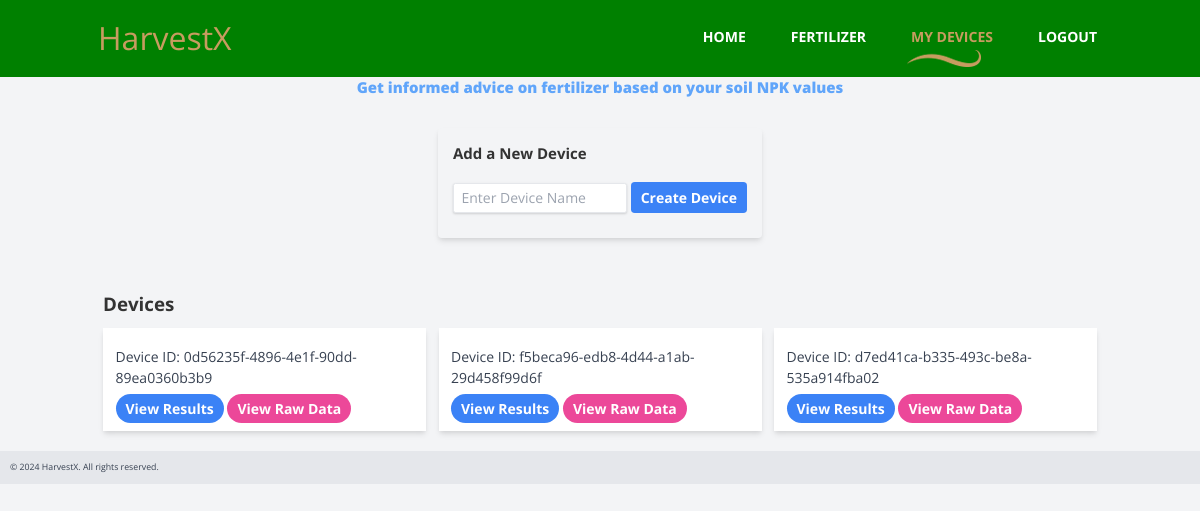
/index.html (signed in), run on an earlier commit of the app's database.
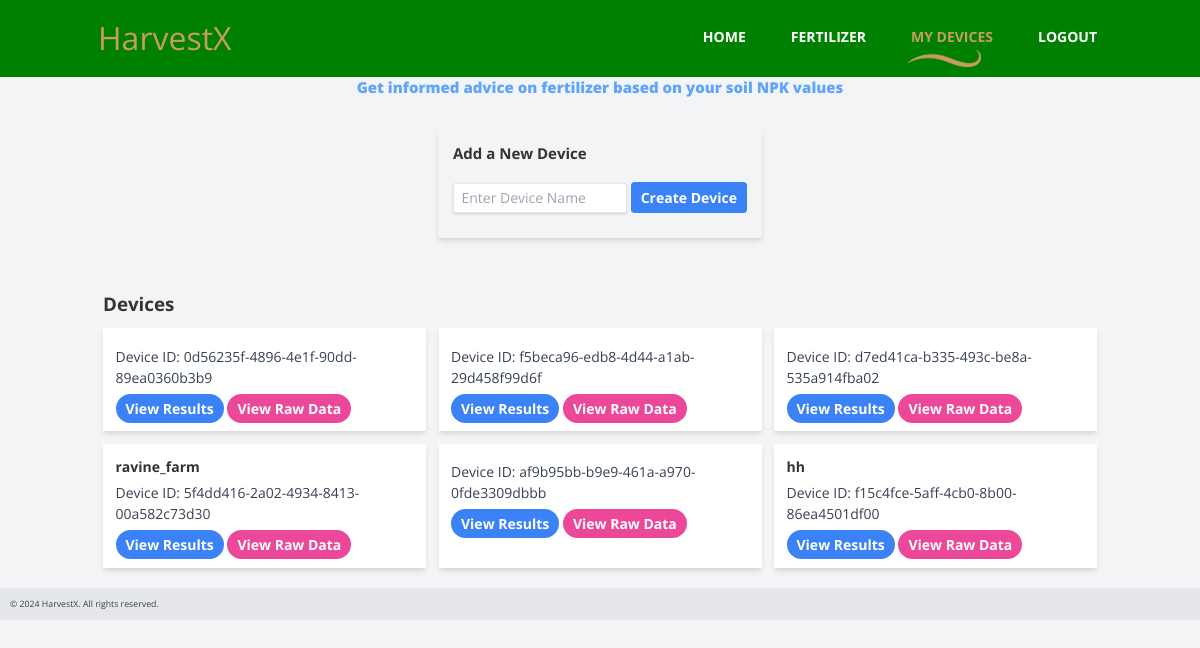
And on a later commit of the database.
### app.py (models this page shows)
class Device(db.Model):
    id = db.Column(db.Integer, primary_key=True)
    device_code = db.Column(db.String)
    user_id = db.Column(db.Integer)
    name = db.Column(db.String(50))

### app.py (the view)
@app.route('/')
@app.route("/index.html")
def index():  # put application's code here
    if current_user.is_authenticated:
        user_devices = Device.query.filter_by(user_id=current_user.id).all()
        return render_template('devices.html', devices=user_devices)
    return render_template("index.html")

### app.py (called while the page is built)
@login_manager.user_loader
def load_user(user_id):
    return User.query.get(int(user_id))

### templates/devices.html (shortened to what this page needs)
{% extends "layout.html" %}
{% block nav %}
<li><a href="/index.html">Home</a></li>
<li><a href="FertilizerRecommendation" >Fertilizer</a></li>
    <li><a href="devices" class="active" >My Devices</a></li>
     <li><a href="{{ url_for("logout") }}" >Logout</a></li>
{% endblock %}
{% block body %}
<body class="bg-gray-100">
<h2 style="text-align: center;" class="text-2xl font-bold text-blue-400">
  <b>Get informed advice on fertilizer based on your soil NPK values</b>
</h2>
<br >
    <div class="flex justify-center items-center py-4">
    <div class="bg-gray-100 p-6 rounded-md shadow-md mb-8 max-w-l ">
  <h1 class="text-2xl font-bold mb-4">Add a New Device</h1>
  <form action="{{ url_for('create_device') }}" method="post">
            <input
              class="shadow appearance-none border rounded w-120 h-19 my-4 py-2 px-3 text-gray-700 leading-tight focus:outline-none focus:shadow-outline"
              id="name"
              type="text"
              placeholder="Enter Device Name"
              name="name"
            />
    <button type="submit" class="bg-blue-500 hover:bg-blue-600 text-white font-bold py-2 px-4 rounded-md mb-4">
      Create Device
    </button>
  </form>
</div>
    </div>
    <div class="container mx-auto mt-10">
        <h1 class="text-3xl font-bold mb-5">Devices</h1>
        <ul class="grid grid-cols-1 md:grid-cols-2 lg:grid-cols-3 gap-5">
            {% for device in devices %}
                <li class="bg-white p-5 shadow-md">
                    <div class="flex items-center justify-between mb-2">
                        <span class="font-bold">{{ device.name }}</span>
                    </div>
                    <div class="text-gray-700">
                        <p>Device ID: {{ device.device_code }}</p>
                    </div>
                    <div class="mt-4">
                        <a href="{{ url_for('predictions', device_id=device.id) }}" class="bg-blue-500 hover:bg-blue-600 text-white font-bold py-2 px-4 rounded-full">View Results</a>
                     <a href="{{ url_for('historic_data', device_id=device.id) }}" class="bg-pink-500 hover:bg-gray-600 text-white font-bold py-2 px-4 rounded-full">View Raw Data</a>
                    </div>
                </li>
            {% endfor %}
        </ul>
    </div>
</body>
{% endblock %}

### templates/layout.html (shortened to what this page needs)
<!DOCTYPE html>
<html lang="en">
<head>
  <link href="{{ url_for('static', filename='css/bootstrap.min.css') }}" rel="stylesheet">
  <link href="{{ url_for('static', filename='css/font-awesome.min.css') }}" rel="stylesheet">
  <link href="{{ url_for('static', filename='css/templatemo-style.css') }}" rel="stylesheet">
    <link rel="stylesheet" href="https://cdnjs.cloudflare.com/ajax/libs/tailwindcss/2.2.19/tailwind.min.css">
<link rel="stylesheet" href="https://cdn.jsdelivr.net/npm/prismjs@1.25.0/themes/prism.css" />
</head>
<body>
  <div class="tm-top-header">
    <div class="container">
      <div class="row">
        <div class="tm-top-header-inner">
          <div class="tm-logo-container">
            <h1 class="tm-site-name tm-handwriting-font"><a style="text-decoration: None" href="/">HarvestX</a></h1>
          </div>
          <nav class="tm-nav">
            <ul>
              {% block nav %}
              {% endblock %}
            </ul>
          </nav>
        </div>
      </div>
    </div>
  </div>
  {% block body %} {% endblock %}
</body>
{% include "footer.html" %}
</html>

### templates/footer.html
<footer class="bg-gray-200 text-gray-700 p-4 my-8">
      <p class="text-sm">
        &copy; 2024 HarvestX. All rights reserved.
      </p>
    </footer>

### static/css/templatemo-style.css (style rules this page uses)
body { overflow-x: hidden; }
ul { margin: 0; padding: 0; }
* { font-family: 'Open Sans', sans-serif; }
.container { max-width: 960px; }
.tm-handwriting-font { font-family: 'Damion', cursive; }
.tm-top-header { background: green; color: white; }
.tm-site-logo, .tm-site-name { vertical-align: bottom; }
.tm-site-name { color: #c79c60; display: inline-block; font-size: 32px; margin: 0 10px; }
.tm-logo-container { padding: 10px 0; }
.tm-nav { display: -webkit-box; display: -webkit-flex; display: -ms-flexbox; display: flex; -webkit-box-align: center; -webkit-align-items: center; -ms-flex-align: center; align-items: center; font-weight: 700; text-transform: uppercase; }
.tm-nav li { list-style: none; float: left; }
.tm-nav li a { color: white; display: inline-block; padding: 15px 15px 20px 30px; -webkit-transition: all 0.3s ease; transition: all 0.3s ease; }
.tm-nav li a:hover, .tm-nav li a:focus, .tm-nav li a.active { color: #c79c60; text-decoration: none; }
.tm-nav li a.active { background: url(../img/logo.png) no-repeat, url(../img/nav-underline.png) no-repeat; background-size: 20px, 74px 17px; background-position: 0% 30%, center bottom; }
.tm-top-header-inner { display: -webkit-box; display: -webkit-flex; display: -ms-flexbox; display: flex; -webkit-box-pack: justify; -webkit-justify-content: space-between; -ms-flex-pack: justify; justify-content: space-between; padding-top: 10px; padding-bottom: 10px; }

### templates/layout.html (style rules this page uses)
html body { background-color: #e4e4e4; }

What changed in the data, as far as the page shows it:
added Device: name "ravine_farm", device_code "5f4dd416-2a02-4934-8413-00a582c73d30"
added Device: device_code "af9b95bb-b9e9-461a-a970-0fde3309dbbb"
added Device: name "hh", device_code "f15c4fce-5aff-4cb0-8b00-86ea4501df00"
